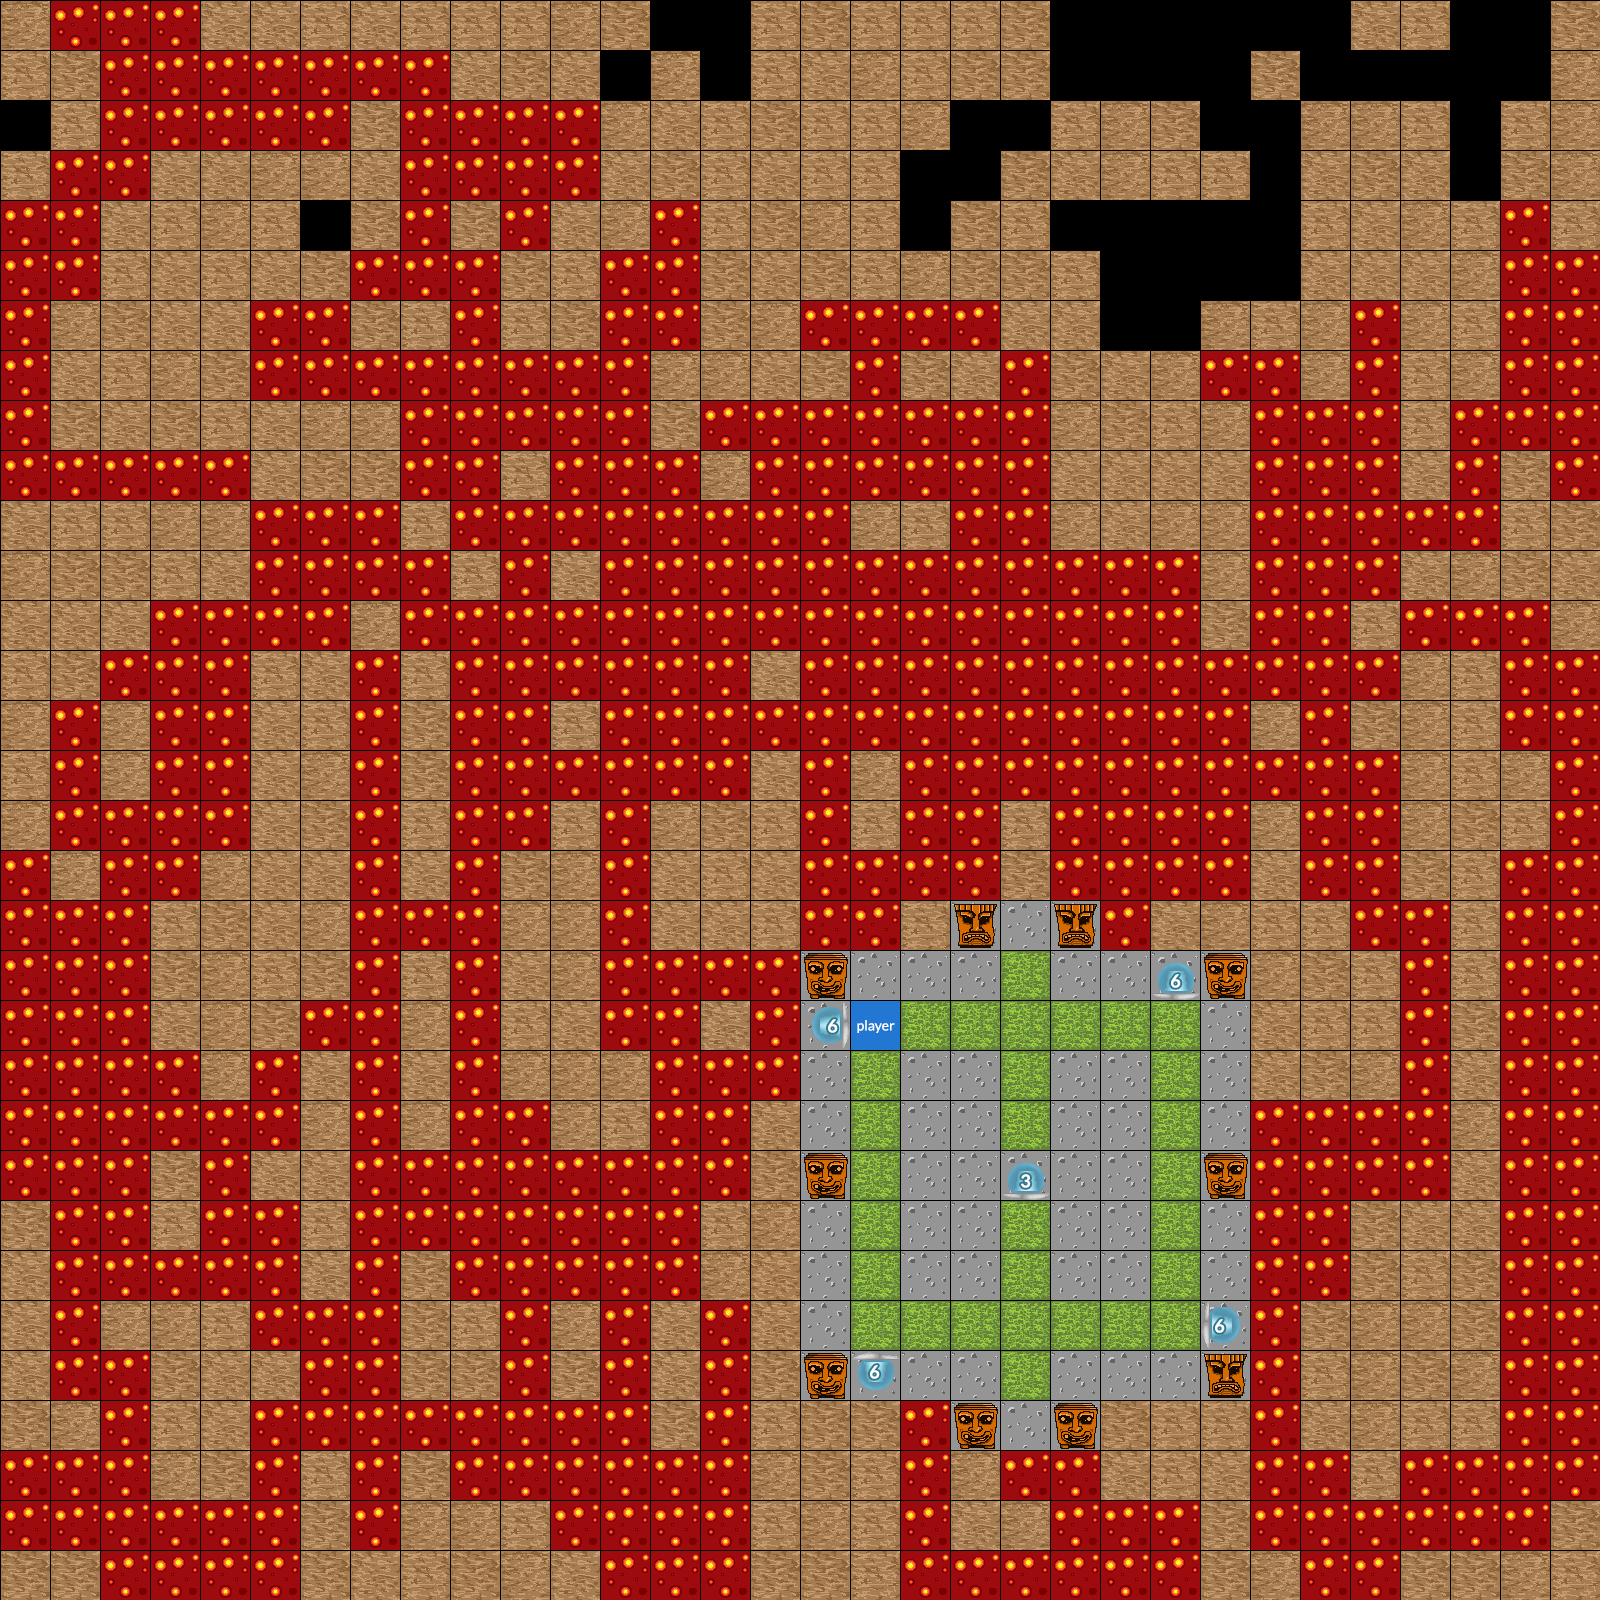

This is a level from a 2D game, rendered from its Tiled map with the project's own tilesets. A one-line summary and the map file follow, with tile-layer data summarised:
An orthogonal 32x32 tile map with 50x50 px tiles, 4 tile layers (Background, Paths, Interactive, Foreground).

<map version="1.0" orientation="orthogonal" renderorder="right-down" width="32" height="32" tilewidth="50" tileheight="50" nextobjectid="1">
 <properties>
  <property name="name" value="Template" />
 </properties>
 <tileset firstgid="1" name="tiles" tilewidth="50" tileheight="50" spacing="2" tilecount="540" columns="27">
  <image source="../images/tiles.png" width="1404" height="1040" />
  <tile id="432">
   <properties>
    <property name="fan" type="int" value="2" />
    <property name="strength" type="int" value="1" />
   </properties>
  </tile>
  <tile id="433">
   <properties>
    <property name="fan" value="0" />
    <property name="strength" type="int" value="1" />
   </properties>
  </tile>
  <tile id="434">
   <properties>
    <property name="fan" value="2" />
    <property name="strength" type="int" value="2" />
   </properties>
  </tile>
  <tile id="435">
   <properties>
    <property name="fan" value="0" />
    <property name="strength" type="int" value="2" />
   </properties>
  </tile>
  <tile id="436">
   <properties>
    <property name="fan" value="2" />
    <property name="strength" type="int" value="3" />
   </properties>
  </tile>
  <tile id="437">
   <properties>
    <property name="fan" value="0" />
    <property name="strength" type="int" value="3" />
   </properties>
  </tile>
  <tile id="438">
   <properties>
    <property name="flame" type="int" value="1" />
   </properties>
  </tile>
  <tile id="439">
   <properties>
    <property name="flame" type="int" value="2" />
   </properties>
  </tile>
  <tile id="459">
   <properties>
    <property name="fan" value="3" />
    <property name="strength" type="int" value="1" />
   </properties>
  </tile>
  <tile id="460">
   <properties>
    <property name="fan" type="int" value="1" />
    <property name="strength" type="int" value="1" />
   </properties>
  </tile>
  <tile id="461">
   <properties>
    <property name="fan" value="3" />
    <property name="strength" type="int" value="2" />
   </properties>
  </tile>
  <tile id="462">
   <properties>
    <property name="fan" type="int" value="1" />
    <property name="strength" type="int" value="2" />
   </properties>
  </tile>
  <tile id="463">
   <properties>
    <property name="fan" value="3" />
    <property name="strength" type="int" value="3" />
   </properties>
  </tile>
  <tile id="464">
   <properties>
    <property name="fan" type="int" value="1" />
    <property name="strength" type="int" value="3" />
   </properties>
  </tile>
  <tile id="465">
   <properties>
    <property name="flame" type="int" value="3" />
   </properties>
  </tile>
  <tile id="466">
   <properties>
    <property name="flame" type="int" value="4" />
   </properties>
  </tile>
  <tile id="486">
   <properties>
    <property name="fan" value="2" />
    <property name="strength" type="int" value="4" />
   </properties>
  </tile>
  <tile id="487">
   <properties>
    <property name="fan" value="0" />
    <property name="strength" type="int" value="4" />
   </properties>
  </tile>
  <tile id="488">
   <properties>
    <property name="fan" value="2" />
    <property name="strength" type="int" value="5" />
   </properties>
  </tile>
  <tile id="489">
   <properties>
    <property name="fan" value="0" />
    <property name="strength" type="int" value="5" />
   </properties>
  </tile>
  <tile id="490">
   <properties>
    <property name="fan" value="2" />
    <property name="strength" type="int" value="6" />
   </properties>
  </tile>
  <tile id="491">
   <properties>
    <property name="fan" value="0" />
    <property name="strength" type="int" value="6" />
   </properties>
  </tile>
  <tile id="513">
   <properties>
    <property name="fan" value="3" />
    <property name="strength" type="int" value="4" />
   </properties>
  </tile>
  <tile id="514">
   <properties>
    <property name="fan" type="int" value="1" />
    <property name="strength" type="int" value="4" />
   </properties>
  </tile>
  <tile id="515">
   <properties>
    <property name="fan" value="3" />
    <property name="strength" type="int" value="5" />
   </properties>
  </tile>
  <tile id="516">
   <properties>
    <property name="fan" type="int" value="1" />
    <property name="strength" type="int" value="5" />
   </properties>
  </tile>
  <tile id="517">
   <properties>
    <property name="fan" value="3" />
    <property name="strength" type="int" value="6" />
   </properties>
  </tile>
  <tile id="518">
   <properties>
    <property name="fan" type="int" value="1" />
    <property name="strength" type="int" value="6" />
   </properties>
  </tile>
  <tile id="527">
   <properties>
    <property name="player" type="bool" value="true" />
   </properties>
  </tile>
 </tileset>
 <layer name="Background" width="32" height="32">
  <data>[1024 cells, 1024 non-empty, 7 distinct tile ids]</data>
 </layer>
 <layer name="Paths" width="32" height="32">
  <data>[1024 cells, 30 non-empty, 1 distinct tile ids]</data>
 </layer>
 <layer name="Interactive" width="32" height="32">
  <data>[1024 cells, 6 non-empty, 6 distinct tile ids]</data>
 </layer>
 <layer name="Foreground" width="32" height="32">
  <data>[1024 cells, 11 non-empty, 3 distinct tile ids]</data>
 </layer>
</map>
